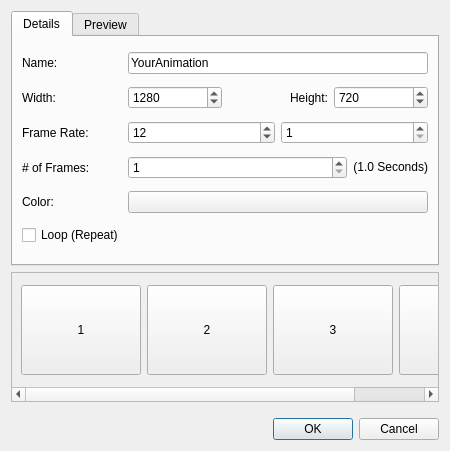
<?xml version="1.0" encoding="UTF-8"?>
<ui version="4.0">
 <class>Dialog</class>
 <widget class="QDialog" name="Dialog">
  <property name="geometry">
   <rect>
    <x>0</x>
    <y>0</y>
    <width>450</width>
    <height>451</height>
   </rect>
  </property>
  <property name="windowTitle">
   <string>Animation</string>
  </property>
  <property name="windowIcon">
   <iconset>
    <normaloff>../../images/openshot.png</normaloff>../../images/openshot.png</iconset>
  </property>
  <property name="autoFillBackground">
   <bool>false</bool>
  </property>
  <layout class="QGridLayout" name="gridLayout">
   <item row="4" column="0">
    <widget class="QDialogButtonBox" name="buttonBox">
     <property name="standardButtons">
      <set>QDialogButtonBox::Cancel|QDialogButtonBox::Ok</set>
     </property>
    </widget>
   </item>
   <item row="0" column="0">
    <layout class="QVBoxLayout" name="verticalLayout_2">
     <property name="topMargin">
      <number>0</number>
     </property>
     <property name="bottomMargin">
      <number>10</number>
     </property>
     <item>
      <widget class="QTabWidget" name="tabWidget">
       <property name="currentIndex">
        <number>0</number>
       </property>
       <widget class="QWidget" name="tabDetails">
        <attribute name="title">
         <string>Details</string>
        </attribute>
        <layout class="QGridLayout" name="gridLayout_3">
         <item row="5" column="0">
          <layout class="QHBoxLayout" name="horizontalLayout_8">
           <item>
            <widget class="QCheckBox" name="chkLoop">
             <property name="sizePolicy">
              <sizepolicy hsizetype="Expanding" vsizetype="Fixed">
               <horstretch>0</horstretch>
               <verstretch>0</verstretch>
              </sizepolicy>
             </property>
             <property name="text">
              <string>Loop (Repeat)</string>
             </property>
            </widget>
           </item>
          </layout>
         </item>
         <item row="3" column="0">
          <layout class="QHBoxLayout" name="horizontalLayout_7">
           <item>
            <widget class="QLabel" name="lblLength">
             <property name="minimumSize">
              <size>
               <width>100</width>
               <height>0</height>
              </size>
             </property>
             <property name="text">
              <string># of Frames:</string>
             </property>
            </widget>
           </item>
           <item>
            <widget class="QSpinBox" name="txtLength">
             <property name="sizePolicy">
              <sizepolicy hsizetype="Expanding" vsizetype="Fixed">
               <horstretch>0</horstretch>
               <verstretch>0</verstretch>
              </sizepolicy>
             </property>
             <property name="specialValueText">
              <string notr="true"/>
             </property>
             <property name="suffix">
              <string notr="true"/>
             </property>
             <property name="prefix">
              <string notr="true"/>
             </property>
             <property name="minimum">
              <number>1</number>
             </property>
             <property name="maximum">
              <number>1000</number>
             </property>
            </widget>
           </item>
           <item>
            <widget class="QLabel" name="label">
             <property name="sizePolicy">
              <sizepolicy hsizetype="Minimum" vsizetype="Fixed">
               <horstretch>0</horstretch>
               <verstretch>0</verstretch>
              </sizepolicy>
             </property>
             <property name="minimumSize">
              <size>
               <width>0</width>
               <height>0</height>
              </size>
             </property>
             <property name="text">
              <string notr="true">(1.0 Seconds)</string>
             </property>
             <property name="alignment">
              <set>Qt::AlignRight|Qt::AlignTrailing|Qt::AlignVCenter</set>
             </property>
            </widget>
           </item>
          </layout>
         </item>
         <item row="0" column="0">
          <layout class="QHBoxLayout" name="horizontalLayout_4">
           <item>
            <widget class="QLabel" name="lblName">
             <property name="minimumSize">
              <size>
               <width>100</width>
               <height>0</height>
              </size>
             </property>
             <property name="text">
              <string>Name:</string>
             </property>
            </widget>
           </item>
           <item>
            <widget class="QLineEdit" name="txtName">
             <property name="text">
              <string>YourAnimation</string>
             </property>
            </widget>
           </item>
          </layout>
         </item>
         <item row="2" column="0">
          <layout class="QHBoxLayout" name="horizontalLayout_14">
           <item>
            <widget class="QLabel" name="lblFrameRate">
             <property name="minimumSize">
              <size>
               <width>100</width>
               <height>0</height>
              </size>
             </property>
             <property name="text">
              <string>Frame Rate:</string>
             </property>
            </widget>
           </item>
           <item>
            <widget class="QSpinBox" name="txtFrameRateNum">
             <property name="sizePolicy">
              <sizepolicy hsizetype="Expanding" vsizetype="Fixed">
               <horstretch>0</horstretch>
               <verstretch>0</verstretch>
              </sizepolicy>
             </property>
             <property name="specialValueText">
              <string notr="true"/>
             </property>
             <property name="suffix">
              <string notr="true"/>
             </property>
             <property name="prefix">
              <string notr="true"/>
             </property>
             <property name="minimum">
              <number>1</number>
             </property>
             <property name="maximum">
              <number>99999</number>
             </property>
             <property name="value">
              <number>12</number>
             </property>
            </widget>
           </item>
           <item>
            <widget class="QSpinBox" name="txtFrameRateDen">
             <property name="sizePolicy">
              <sizepolicy hsizetype="Expanding" vsizetype="Fixed">
               <horstretch>0</horstretch>
               <verstretch>0</verstretch>
              </sizepolicy>
             </property>
             <property name="specialValueText">
              <string notr="true"/>
             </property>
             <property name="suffix">
              <string notr="true"/>
             </property>
             <property name="prefix">
              <string notr="true"/>
             </property>
             <property name="minimum">
              <number>1</number>
             </property>
             <property name="maximum">
              <number>9999</number>
             </property>
            </widget>
           </item>
          </layout>
         </item>
         <item row="1" column="0">
          <layout class="QHBoxLayout" name="horizontalLayout_6">
           <item>
            <widget class="QLabel" name="lblWidth">
             <property name="minimumSize">
              <size>
               <width>100</width>
               <height>0</height>
              </size>
             </property>
             <property name="text">
              <string>Width:</string>
             </property>
            </widget>
           </item>
           <item>
            <widget class="QSpinBox" name="txtWidth">
             <property name="sizePolicy">
              <sizepolicy hsizetype="Expanding" vsizetype="Fixed">
               <horstretch>0</horstretch>
               <verstretch>0</verstretch>
              </sizepolicy>
             </property>
             <property name="specialValueText">
              <string notr="true"/>
             </property>
             <property name="suffix">
              <string notr="true"/>
             </property>
             <property name="prefix">
              <string notr="true"/>
             </property>
             <property name="maximum">
              <number>9999</number>
             </property>
             <property name="value">
              <number>1280</number>
             </property>
            </widget>
           </item>
           <item>
            <widget class="QLabel" name="lblFileName_4">
             <property name="minimumSize">
              <size>
               <width>100</width>
               <height>0</height>
              </size>
             </property>
             <property name="text">
              <string>Height:</string>
             </property>
             <property name="alignment">
              <set>Qt::AlignRight|Qt::AlignTrailing|Qt::AlignVCenter</set>
             </property>
            </widget>
           </item>
           <item>
            <widget class="QSpinBox" name="txtHeight">
             <property name="sizePolicy">
              <sizepolicy hsizetype="Expanding" vsizetype="Fixed">
               <horstretch>0</horstretch>
               <verstretch>0</verstretch>
              </sizepolicy>
             </property>
             <property name="specialValueText">
              <string notr="true"/>
             </property>
             <property name="suffix">
              <string notr="true"/>
             </property>
             <property name="prefix">
              <string notr="true"/>
             </property>
             <property name="maximum">
              <number>9999</number>
             </property>
             <property name="value">
              <number>720</number>
             </property>
            </widget>
           </item>
          </layout>
         </item>
         <item row="4" column="0">
          <layout class="QHBoxLayout" name="horizontalLayout_9">
           <item>
            <widget class="QLabel" name="lblColor">
             <property name="minimumSize">
              <size>
               <width>100</width>
               <height>0</height>
              </size>
             </property>
             <property name="text">
              <string>Color:</string>
             </property>
            </widget>
           </item>
           <item>
            <widget class="QPushButton" name="btnColor">
             <property name="sizePolicy">
              <sizepolicy hsizetype="Expanding" vsizetype="Fixed">
               <horstretch>0</horstretch>
               <verstretch>0</verstretch>
              </sizepolicy>
             </property>
             <property name="text">
              <string/>
             </property>
            </widget>
           </item>
          </layout>
         </item>
        </layout>
       </widget>
       <widget class="QWidget" name="tabPreview">
        <attribute name="title">
         <string>Preview</string>
        </attribute>
        <layout class="QGridLayout" name="gridLayout_2">
         <item row="0" column="0">
          <layout class="QHBoxLayout" name="horizontalLayout">
           <item>
            <layout class="QVBoxLayout" name="verticalLayout">
             <item>
              <widget class="QLabel" name="lblPreview">
               <property name="sizePolicy">
                <sizepolicy hsizetype="Expanding" vsizetype="Expanding">
                 <horstretch>0</horstretch>
                 <verstretch>0</verstretch>
                </sizepolicy>
               </property>
               <property name="minimumSize">
                <size>
                 <width>0</width>
                 <height>160</height>
                </size>
               </property>
               <property name="styleSheet">
                <string notr="true">background-color: #000000;</string>
               </property>
               <property name="text">
                <string/>
               </property>
              </widget>
             </item>
             <item>
              <layout class="QHBoxLayout" name="horizontalLayout_3">
               <item>
                <widget class="QPushButton" name="btnPlay">
                 <property name="text">
                  <string/>
                 </property>
                 <property name="icon">
                  <iconset theme="media-playback-start">
                   <normaloff/>
                  </iconset>
                 </property>
                 <property name="checkable">
                  <bool>true</bool>
                 </property>
                </widget>
               </item>
               <item>
                <widget class="QSlider" name="sliderVideo">
                 <property name="tracking">
                  <bool>true</bool>
                 </property>
                 <property name="orientation">
                  <enum>Qt::Horizontal</enum>
                 </property>
                </widget>
               </item>
               <item>
                <widget class="QLabel" name="lblVideoTime">
                 <property name="text">
                  <string>00:00:00:1</string>
                 </property>
                </widget>
               </item>
              </layout>
             </item>
            </layout>
           </item>
          </layout>
         </item>
        </layout>
       </widget>
      </widget>
     </item>
     <item>
      <widget class="QScrollArea" name="scrollFrames">
       <property name="sizePolicy">
        <sizepolicy hsizetype="Expanding" vsizetype="Preferred">
         <horstretch>0</horstretch>
         <verstretch>0</verstretch>
        </sizepolicy>
       </property>
       <property name="minimumSize">
        <size>
         <width>0</width>
         <height>130</height>
        </size>
       </property>
       <property name="verticalScrollBarPolicy">
        <enum>Qt::ScrollBarAlwaysOff</enum>
       </property>
       <property name="widgetResizable">
        <bool>true</bool>
       </property>
       <widget class="QWidget" name="scrollAreaWidgetContents">
        <property name="geometry">
         <rect>
          <x>0</x>
          <y>0</y>
          <width>516</width>
          <height>112</height>
         </rect>
        </property>
        <layout class="QHBoxLayout" name="horizontalLayout_10">
         <property name="topMargin">
          <number>9</number>
         </property>
         <property name="bottomMargin">
          <number>9</number>
         </property>
         <item>
          <widget class="QPushButton" name="btnFrame1">
           <property name="sizePolicy">
            <sizepolicy hsizetype="Fixed" vsizetype="Fixed">
             <horstretch>0</horstretch>
             <verstretch>0</verstretch>
            </sizepolicy>
           </property>
           <property name="minimumSize">
            <size>
             <width>120</width>
             <height>90</height>
            </size>
           </property>
           <property name="autoFillBackground">
            <bool>false</bool>
           </property>
           <property name="styleSheet">
            <string notr="true"/>
           </property>
           <property name="text">
            <string notr="true">1</string>
           </property>
          </widget>
         </item>
         <item>
          <widget class="QPushButton" name="btnFrame2">
           <property name="sizePolicy">
            <sizepolicy hsizetype="Fixed" vsizetype="Fixed">
             <horstretch>0</horstretch>
             <verstretch>0</verstretch>
            </sizepolicy>
           </property>
           <property name="minimumSize">
            <size>
             <width>120</width>
             <height>90</height>
            </size>
           </property>
           <property name="text">
            <string notr="true">2</string>
           </property>
          </widget>
         </item>
         <item>
          <widget class="QPushButton" name="btnFrame3">
           <property name="sizePolicy">
            <sizepolicy hsizetype="Fixed" vsizetype="Fixed">
             <horstretch>0</horstretch>
             <verstretch>0</verstretch>
            </sizepolicy>
           </property>
           <property name="minimumSize">
            <size>
             <width>120</width>
             <height>90</height>
            </size>
           </property>
           <property name="text">
            <string notr="true">3</string>
           </property>
          </widget>
         </item>
         <item>
          <widget class="QPushButton" name="btnFrame4">
           <property name="sizePolicy">
            <sizepolicy hsizetype="Fixed" vsizetype="Fixed">
             <horstretch>0</horstretch>
             <verstretch>0</verstretch>
            </sizepolicy>
           </property>
           <property name="minimumSize">
            <size>
             <width>120</width>
             <height>90</height>
            </size>
           </property>
           <property name="text">
            <string notr="true">4</string>
           </property>
          </widget>
         </item>
        </layout>
       </widget>
      </widget>
     </item>
    </layout>
   </item>
  </layout>
 </widget>
 <resources/>
 <connections>
  <connection>
   <sender>buttonBox</sender>
   <signal>accepted()</signal>
   <receiver>Dialog</receiver>
   <slot>accept()</slot>
   <hints>
    <hint type="sourcelabel">
     <x>224</x>
     <y>428</y>
    </hint>
    <hint type="destinationlabel">
     <x>224</x>
     <y>225</y>
    </hint>
   </hints>
  </connection>
  <connection>
   <sender>buttonBox</sender>
   <signal>rejected()</signal>
   <receiver>Dialog</receiver>
   <slot>reject()</slot>
   <hints>
    <hint type="sourcelabel">
     <x>224</x>
     <y>428</y>
    </hint>
    <hint type="destinationlabel">
     <x>224</x>
     <y>225</y>
    </hint>
   </hints>
  </connection>
 </connections>
</ui>
